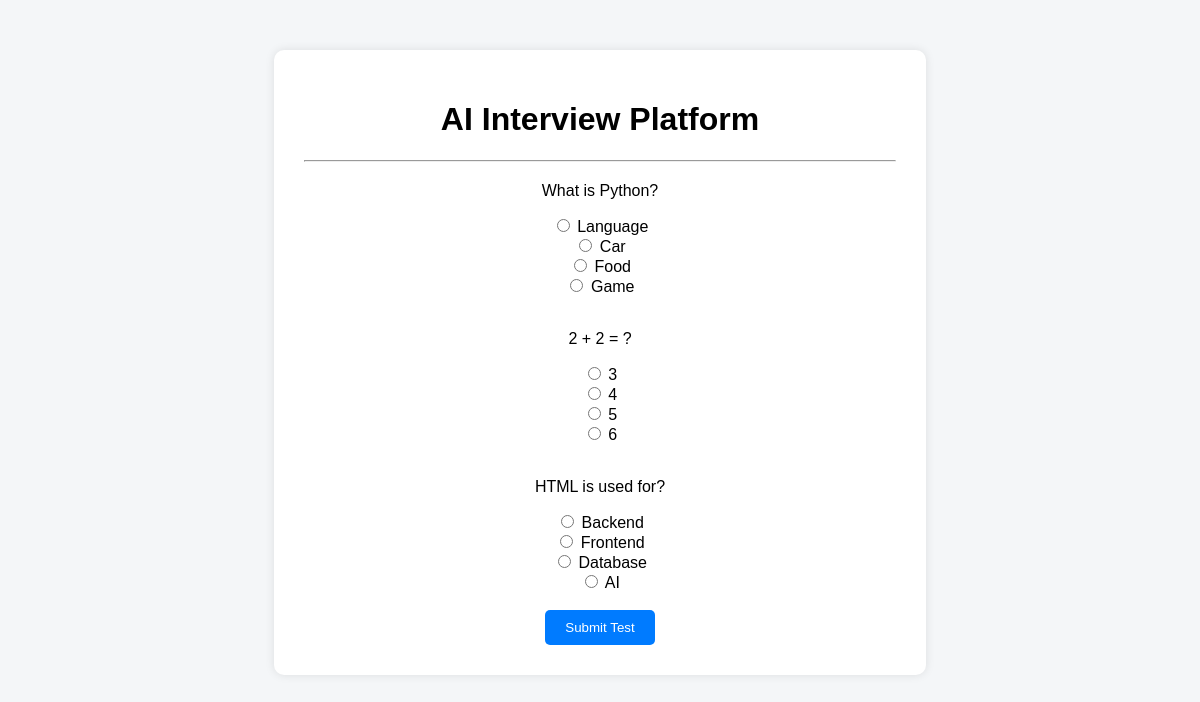
The app's page /test_page (signed in) with its own data.
### tables this page shows
CREATE TABLE questions (
    id INTEGER PRIMARY KEY AUTOINCREMENT,
    question TEXT,
    option1 TEXT,
    option2 TEXT,
    option3 TEXT,
    option4 TEXT,
    correct_answer TEXT
);

### backend/app.py (the view)
@app.route("/test_page")
def test_page():
    if "user_id" not in session:
        return redirect("/login_page")
    conn = sqlite3.connect("database.db")
    cursor = conn.cursor()
    cursor.execute("""
        SELECT id, question, option1, option2, option3, option4
        FROM questions
    """)
    questions = cursor.fetchall()   # ✅ NOW it exists
    conn.close()
    return render_template("test.html", questions=questions)

### backend/templates/test.html (shortened to what this page needs)
<!DOCTYPE html>
<html lang="en">
<head>
</head>
<body>
    {% extends "base.html" %}
    {% block content %}
    <h1>AI Interview Platform</h1>
    <hr>
    <form method="POST" action="/submit_test">
        {% for q in questions %}
        <p>{{ q[1] }}</p>
        <input type="radio" name="{{ q[0] }}" value="{{ q[2] }}"> {{ q[2] }}<br>
        <input type="radio" name="{{ q[0] }}" value="{{ q[3] }}"> {{ q[3] }}<br>
        <input type="radio" name="{{ q[0] }}" value="{{ q[4] }}"> {{ q[4] }}<br>
        <input type="radio" name="{{ q[0] }}" value="{{ q[5] }}"> {{ q[5] }}<br><br>
        {% endfor %}
        <button type="submit">Submit Test</button>
    </form>
    {% endblock %}

### backend/templates/base.html (style rules this page uses)
body { font-family: Arial; background: #f4f6f8; text-align: center; }
button { padding: 10px 20px; border: none; background: #007bff; color: white; border-radius: 5px; cursor: pointer; }
hr { margin: 20px 0; }

### records on screen
questions: question "What is Python?", option1 "Language", option2 "Car", option3 "Food", option4 "Game"
questions: question "2 + 2 = ?", option1 "3", option2 "4", option3 "5", option4 "6"
questions: question "HTML is used for?", option1 "Backend", option2 "Frontend", option3 "Database", option4 "AI"
